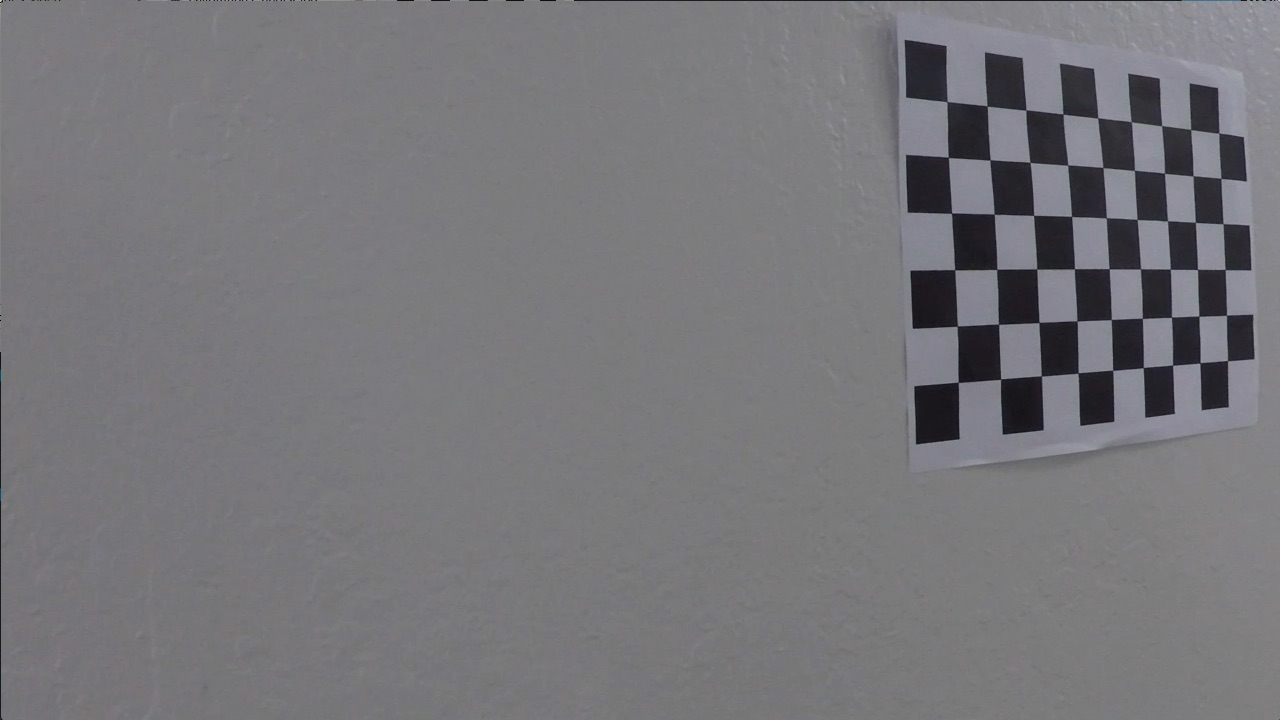
#> input picture udacity-program_self_driving_car_engineer_v2.0/p02-lane_detection_advanced/project/camera_cal/calibration16.jpg, 1280 x 720 px; its folder holds 2 pictures in this run
$ python full_pipeline.py   (older library calls are emulated)
#> lines starting #> are read from the running program, lines starting #| are printed output that depends on the picture
"""
# !/usr/bin/env python
# -*- coding: utf-8 -*-
@Time        : 2022/2/24 20:12
@Author      : shengdl999links@gmail.com
@ProjectName : udacity-program_self_driving_car_engineer_v1.0_source.0
@File        : full_pipeline.py
"""

import numpy as np
import cv2
import os
import matplotlib.image as mpimg
import matplotlib.pyplot as plt
import glob
from moviepy.editor import VideoFileClip

# Load in the chessboard calibration images to a list
cal_image_loc = glob.glob('camera_cal/calibration*.jpg')

# Prepare object points, like (0,0,0), (1,0,0), (2,0,0) ....,(6,5,0)
objp = np.zeros((6 * 9, 3), np.float32)
objp[:, :2] = np.mgrid[0:9, 0:6].T.reshape(-1, 2)

# Arrays for later storing object points and image points
obj_points = []  # 3d points in real world space
img_points = []  # 2d points in image plane.

# Make a list of calibration images
calibration_images = []
for im in cal_image_loc:
    img = mpimg.imread(im)
#> img is the input picture: shape (720, 1280, 3); mean R, G, B 118.6, 118, 121.6
    calibration_images.append(img)

verbose = False

# Iterate through images for their points
for image in calibration_images:
    gray = cv2.cvtColor(image, cv2.COLOR_BGR2GRAY)

    # Find the chessboard corners
    pattern_found, corners = cv2.findChessboardCorners(gray, (9, 6), None)
    if pattern_found is True:
        obj_points.append(objp)
        img_points.append(corners)
        if verbose:
            # Draw and display the corners
            img = cv2.drawChessboardCorners(image, (9, 6), corners, pattern_found)
            cv2.imshow('img', img)
            cv2.waitKey(500)
#> this loop made 2 passes
#> pattern_found on passes 1 to 2: True, True
#> pass 2, `gray = cv2.cvtColor(image, cv2.COLOR_BGR2GRAY)`:
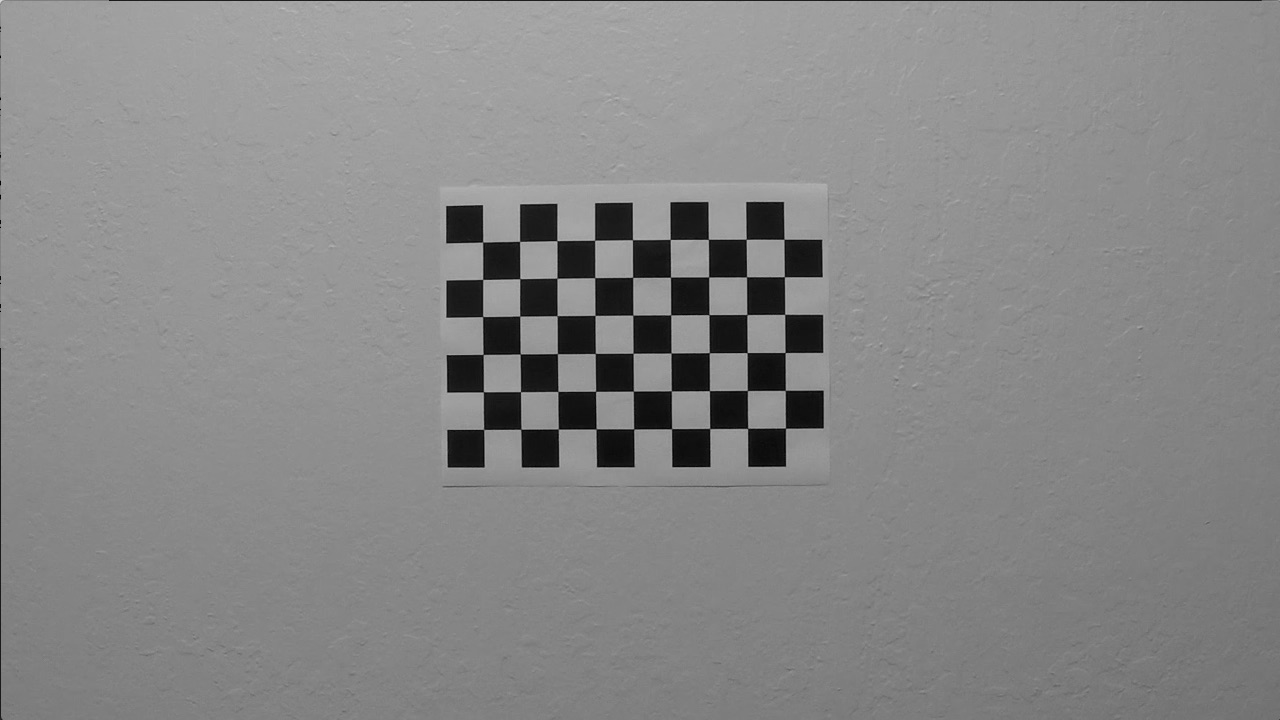
#> gray: shape (720, 1280); min 1, max 216, mean 135.4
#> after the loop, img_points = 2 items; obj_points = 2 items

if verbose:
    cv2.destroyAllWindows()

# Returns camera calibration
ret, mtx, dist, rvecs, tvecs = cv2.calibrateCamera(obj_points, img_points, gray.shape[::-1], None, None)
#> ret = 0.524; mtx = [[732.4, 0, 511.4], [0, 736, 400.4], [0, 0, 1]]; dist = [[-0.00678, -0.135, -0.000279, 0.00173, 0.0569]]; rvecs = ([0.0496, -0.216, -0.0641], [-0.00632, 0.0334, -0.00452]); tvecs = ([7.72, -5.3, 12.65], [-0.778, -4.23, 19.61])


class Left_Line():
    """
    the left line
    """
    def __init__(self):
        # was the line detected in the last iteration?
        self.detected = False
        # recent polynomial coefficients
        self.recent_fit = []
        # polynomial coefficients averaged over the last n iterations
        self.best_fit = None
        # polynomial coefficients for the most recent fit
        self.current_fit = [np.array([False])]
        # difference in fit coefficients between last and new fits
        self.diffs = np.array([0, 0, 0], dtype='float')
        # x values for detected line pixels
        self.allx = None
        # y values for detected line pixels
        self.ally = None
        # counter to reset after 5 iterations if issues arise
        self.counter = 0


class Right_Line():
    """
    the right line
    """
    def __init__(self):
        # was the line detected in the last iteration?
        self.detected = False
        # recent polynomial coefficients
        self.recent_fit = []
        # polynomial coefficients averaged over the last n iterations
        self.best_fit = None
        # polynomial coefficients for the most recent fit
        self.current_fit = [np.array([False])]
        # difference in fit coefficients between last and new fits
        self.diffs = np.array([0, 0, 0], dtype='float')
        # x values for detected line pixels
        self.allx = None
        # y values for detected line pixels
        self.ally = None
        # counter to reset after 5 iterations if issues arise
        self.counter = 0


# [394 lines left out: functions pipeline, birds_eye, count_check, first_lines, second_ord_poly, draw_lines and 1 more, not called in this run]


# Set the class lines equal to the variables used above
left_line = Left_Line()
right_line = Right_Line()


# Convert to video
# vid_output is where the image will be saved to
vid_output = 'project_video_detected.mp4'

# The file referenced in clip1 is the original video before anything has been done to it
# clip1 = VideoFileClip("project_video.mp4")

# NOTE: this function expects color images
# vid_clip = clip1.fl_image(process_image)
# vid_clip.write_videofile(vid_output, audio=False)

test_img_dir = 'test_images'
#> (the run stopped early here; a loop or call above may not have finished)
